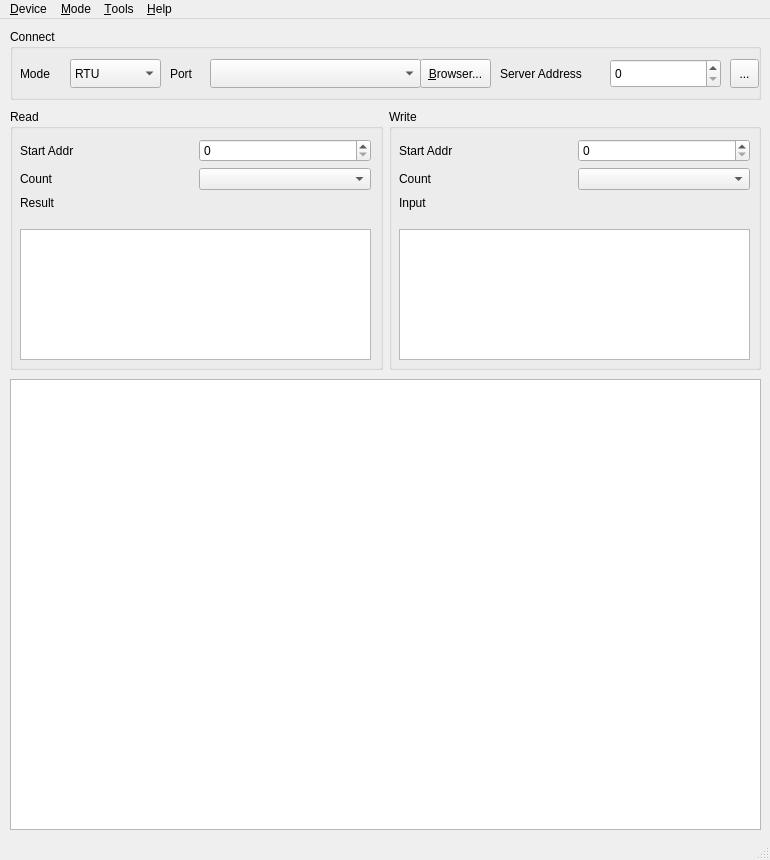
<?xml version="1.0" encoding="UTF-8"?>
<ui version="4.0">
 <class>mainwindow_gui</class>
 <widget class="QMainWindow" name="mainwindow_gui">
  <property name="geometry">
   <rect>
    <x>0</x>
    <y>0</y>
    <width>770</width>
    <height>860</height>
   </rect>
  </property>
  <property name="windowTitle">
   <string>Gas</string>
  </property>
  <property name="documentMode">
   <bool>false</bool>
  </property>
  <property name="dockNestingEnabled">
   <bool>false</bool>
  </property>
  <property name="unifiedTitleAndToolBarOnMac">
   <bool>false</bool>
  </property>
  <widget class="QWidget" name="centralwidget">
   <widget class="QWidget" name="gridLayoutWidget">
    <property name="geometry">
     <rect>
      <x>10</x>
      <y>90</y>
      <width>751</width>
      <height>261</height>
     </rect>
    </property>
    <layout class="QGridLayout" name="gridLayout">
     <item row="0" column="1">
      <widget class="QGroupBox" name="groupBox_3">
       <property name="title">
        <string>Write</string>
       </property>
       <widget class="QWidget" name="gridLayoutWidget_3">
        <property name="geometry">
         <rect>
          <x>10</x>
          <y>30</y>
          <width>351</width>
          <height>91</height>
         </rect>
        </property>
        <layout class="QGridLayout" name="gridLayout_5">
         <item row="1" column="1">
          <widget class="QComboBox" name="comboBox_5"/>
         </item>
         <item row="0" column="1">
          <widget class="QSpinBox" name="spinBox_4"/>
         </item>
         <item row="1" column="0">
          <widget class="QLabel" name="label_10">
           <property name="text">
            <string>Count</string>
           </property>
          </widget>
         </item>
         <item row="3" column="0">
          <spacer name="verticalSpacer_3">
           <property name="orientation">
            <enum>Qt::Vertical</enum>
           </property>
           <property name="sizeHint" stdset="0">
            <size>
             <width>20</width>
             <height>40</height>
            </size>
           </property>
          </spacer>
         </item>
         <item row="0" column="0">
          <widget class="QLabel" name="label_11">
           <property name="text">
            <string>Start Addr</string>
           </property>
          </widget>
         </item>
         <item row="2" column="0">
          <widget class="QLabel" name="label_12">
           <property name="text">
            <string>Input</string>
           </property>
          </widget>
         </item>
        </layout>
       </widget>
       <widget class="QTextEdit" name="textEdit_3">
        <property name="geometry">
         <rect>
          <x>10</x>
          <y>120</y>
          <width>351</width>
          <height>131</height>
         </rect>
        </property>
       </widget>
      </widget>
     </item>
     <item row="0" column="0">
      <widget class="QGroupBox" name="groupBox_2">
       <property name="title">
        <string>Read</string>
       </property>
       <widget class="QWidget" name="gridLayoutWidget_2">
        <property name="geometry">
         <rect>
          <x>10</x>
          <y>30</y>
          <width>351</width>
          <height>91</height>
         </rect>
        </property>
        <layout class="QGridLayout" name="gridLayout_3">
         <item row="1" column="1">
          <widget class="QComboBox" name="comboBox_3"/>
         </item>
         <item row="1" column="0">
          <widget class="QLabel" name="label_5">
           <property name="text">
            <string>Count</string>
           </property>
          </widget>
         </item>
         <item row="0" column="0">
          <widget class="QLabel" name="label_4">
           <property name="text">
            <string>Start Addr</string>
           </property>
          </widget>
         </item>
         <item row="0" column="1">
          <widget class="QSpinBox" name="spinBox_2"/>
         </item>
         <item row="2" column="0">
          <widget class="QLabel" name="label_6">
           <property name="text">
            <string>Result</string>
           </property>
          </widget>
         </item>
         <item row="3" column="0">
          <spacer name="verticalSpacer">
           <property name="orientation">
            <enum>Qt::Vertical</enum>
           </property>
           <property name="sizeHint" stdset="0">
            <size>
             <width>20</width>
             <height>40</height>
            </size>
           </property>
          </spacer>
         </item>
        </layout>
       </widget>
       <widget class="QTextEdit" name="textEdit_2">
        <property name="geometry">
         <rect>
          <x>10</x>
          <y>120</y>
          <width>351</width>
          <height>131</height>
         </rect>
        </property>
       </widget>
      </widget>
     </item>
    </layout>
   </widget>
   <widget class="QTextEdit" name="textEdit">
    <property name="geometry">
     <rect>
      <x>10</x>
      <y>360</y>
      <width>751</width>
      <height>451</height>
     </rect>
    </property>
   </widget>
   <widget class="QGroupBox" name="groupBox_6">
    <property name="geometry">
     <rect>
      <x>10</x>
      <y>10</y>
      <width>751</width>
      <height>71</height>
     </rect>
    </property>
    <property name="title">
     <string>Connect</string>
    </property>
    <widget class="QLabel" name="label_19">
     <property name="geometry">
      <rect>
       <x>160</x>
       <y>30</y>
       <width>30</width>
       <height>29</height>
      </rect>
     </property>
     <property name="text">
      <string>Port</string>
     </property>
    </widget>
    <widget class="QComboBox" name="comboBox_12">
     <property name="geometry">
      <rect>
       <x>200</x>
       <y>30</y>
       <width>211</width>
       <height>29</height>
      </rect>
     </property>
    </widget>
    <widget class="QPushButton" name="pushButton_2">
     <property name="geometry">
      <rect>
       <x>410</x>
       <y>30</y>
       <width>71</width>
       <height>29</height>
      </rect>
     </property>
     <property name="text">
      <string>&amp;Browser...</string>
     </property>
    </widget>
    <widget class="QLabel" name="label_20">
     <property name="geometry">
      <rect>
       <x>10</x>
       <y>30</y>
       <width>41</width>
       <height>29</height>
      </rect>
     </property>
     <property name="text">
      <string>Mode</string>
     </property>
    </widget>
    <widget class="QComboBox" name="comboBox_13">
     <property name="geometry">
      <rect>
       <x>60</x>
       <y>30</y>
       <width>91</width>
       <height>29</height>
      </rect>
     </property>
     <item>
      <property name="text">
       <string>RTU</string>
      </property>
     </item>
     <item>
      <property name="text">
       <string>TCP</string>
      </property>
     </item>
    </widget>
    <widget class="QLabel" name="label_21">
     <property name="geometry">
      <rect>
       <x>490</x>
       <y>30</y>
       <width>105</width>
       <height>29</height>
      </rect>
     </property>
     <property name="text">
      <string>Server Address</string>
     </property>
    </widget>
    <widget class="QSpinBox" name="spinBox_7">
     <property name="geometry">
      <rect>
       <x>600</x>
       <y>30</y>
       <width>111</width>
       <height>29</height>
      </rect>
     </property>
    </widget>
    <widget class="QToolButton" name="toolButton_5">
     <property name="geometry">
      <rect>
       <x>720</x>
       <y>30</y>
       <width>29</width>
       <height>29</height>
      </rect>
     </property>
     <property name="text">
      <string>...</string>
     </property>
     <property name="icon">
      <iconset>
       <normaloff>images/disconnect.png</normaloff>images/disconnect.png</iconset>
     </property>
    </widget>
   </widget>
  </widget>
  <widget class="QMenuBar" name="menubar">
   <property name="geometry">
    <rect>
     <x>0</x>
     <y>0</y>
     <width>770</width>
     <height>22</height>
    </rect>
   </property>
   <widget class="QMenu" name="menu_Device">
    <property name="title">
     <string>&amp;Device</string>
    </property>
    <addaction name="action_connect"/>
    <addaction name="action_disconnect"/>
    <addaction name="separator"/>
    <addaction name="action_exit"/>
   </widget>
   <widget class="QMenu" name="menu_Mode">
    <property name="title">
     <string>&amp;Mode</string>
    </property>
    <widget class="QMenu" name="menu_debug">
     <property name="title">
      <string>&amp;debug</string>
     </property>
     <property name="icon">
      <iconset>
       <normaloff>images/test.png</normaloff>images/test.png</iconset>
     </property>
     <addaction name="actionBMP280"/>
     <addaction name="actionAHT20"/>
     <addaction name="actionPump"/>
     <addaction name="action_Valve"/>
     <addaction name="action_MCF"/>
    </widget>
    <addaction name="menu_debug"/>
    <addaction name="action_run"/>
    <addaction name="separator"/>
    <addaction name="actionmonitor"/>
   </widget>
   <widget class="QMenu" name="menu_Option">
    <property name="title">
     <string>&amp;Tools</string>
    </property>
    <addaction name="action_serial"/>
   </widget>
   <widget class="QMenu" name="menu_Help">
    <property name="title">
     <string>&amp;Help</string>
    </property>
    <addaction name="action_About"/>
    <addaction name="action_About_Qt"/>
   </widget>
   <addaction name="menu_Device"/>
   <addaction name="menu_Mode"/>
   <addaction name="menu_Option"/>
   <addaction name="menu_Help"/>
  </widget>
  <widget class="QStatusBar" name="statusbar"/>
  <action name="action_connect">
   <property name="icon">
    <iconset>
     <normaloff>images/connect.png</normaloff>images/connect.png</iconset>
   </property>
   <property name="text">
    <string>&amp;connect</string>
   </property>
   <property name="statusTip">
    <string extracomment="connect device"/>
   </property>
  </action>
  <action name="action_disconnect">
   <property name="icon">
    <iconset>
     <normaloff>images/disconnect.png</normaloff>images/disconnect.png</iconset>
   </property>
   <property name="text">
    <string>&amp;disconnect</string>
   </property>
   <property name="statusTip">
    <string extracomment="discoonect device"/>
   </property>
  </action>
  <action name="action_exit">
   <property name="icon">
    <iconset>
     <normaloff>images/exit.jpeg</normaloff>images/exit.jpeg</iconset>
   </property>
   <property name="text">
    <string>&amp;exit</string>
   </property>
   <property name="statusTip">
    <string extracomment="exit"/>
   </property>
  </action>
  <action name="action_run">
   <property name="icon">
    <iconset>
     <normaloff>images/run.png</normaloff>images/run.png</iconset>
   </property>
   <property name="text">
    <string>&amp;run</string>
   </property>
   <property name="statusTip">
    <string extracomment="Run mode: Dump Recycle Self"/>
   </property>
  </action>
  <action name="action_serial">
   <property name="icon">
    <iconset>
     <normaloff>images/settings.png</normaloff>images/settings.png</iconset>
   </property>
   <property name="text">
    <string>&amp;Serial</string>
   </property>
   <property name="statusTip">
    <string extracomment="Set serial parameters"/>
   </property>
  </action>
  <action name="actionBMP280">
   <property name="icon">
    <iconset>
     <normaloff>images/temperature.png</normaloff>images/temperature.png</iconset>
   </property>
   <property name="text">
    <string>&amp;BMP280</string>
   </property>
   <property name="statusTip">
    <string extracomment="temperatue and pressure"/>
   </property>
  </action>
  <action name="actionAHT20">
   <property name="icon">
    <iconset>
     <normaloff>images/humidity.png</normaloff>images/humidity.png</iconset>
   </property>
   <property name="text">
    <string>&amp;AHT20</string>
   </property>
   <property name="statusTip">
    <string extracomment="humidity"/>
   </property>
  </action>
  <action name="actionPump">
   <property name="icon">
    <iconset>
     <normaloff>images/pump.png</normaloff>images/pump.png</iconset>
   </property>
   <property name="text">
    <string>&amp;Pump</string>
   </property>
   <property name="statusTip">
    <string extracomment="Pump(12-100)"/>
   </property>
  </action>
  <action name="action_Valve">
   <property name="icon">
    <iconset>
     <normaloff>images/vs.png</normaloff>images/vs.png</iconset>
   </property>
   <property name="text">
    <string>&amp;Valve</string>
   </property>
   <property name="statusTip">
    <string extracomment="ValveSwitch (ON dumop OFF recycle) "/>
   </property>
  </action>
  <action name="action_MCF">
   <property name="icon">
    <iconset>
     <normaloff>images/flowmeter.png</normaloff>images/flowmeter.png</iconset>
   </property>
   <property name="text">
    <string>&amp;MCF</string>
   </property>
  </action>
  <action name="actionmonitor">
   <property name="icon">
    <iconset>
     <normaloff>images/monitor.png</normaloff>images/monitor.png</iconset>
   </property>
   <property name="text">
    <string>monitor</string>
   </property>
  </action>
  <action name="action_About">
   <property name="text">
    <string>&amp;About</string>
   </property>
  </action>
  <action name="action_About_Qt">
   <property name="text">
    <string>&amp;About Qt</string>
   </property>
  </action>
 </widget>
 <resources/>
 <connections/>
</ui>
